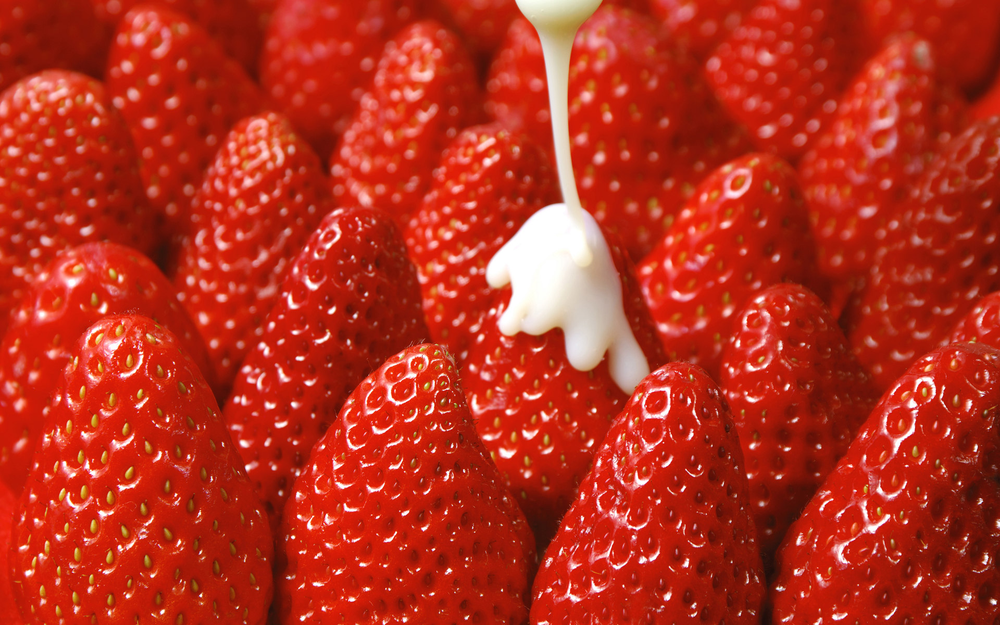
#> input picture input/image2.png, 1000 x 625 px, shrunk from 1920 x 1200 before the run
$ python pca_for_images.py 5
#> lines starting #> are read from the running program, lines starting #| are printed output that depends on the picture
import sys
from sklearn.decomposition import RandomizedPCA
import matplotlib.image as mpimg
import numpy as np
import matplotlib.pyplot as plt

filename = ['image2.png','image3.png','image5.png']

for i in range(0,3):
    img = mpimg.imread('input/' + filename[i])
#> img is the input picture: shape (625, 1000, 4) float32; mean R, G, B, A 0.718, 0.188, 0.116, 1
    print(img.shape)
#| (625, 1000, 4)
    plt.axis('off')
    plt.imshow(img)

    img_r = np.reshape(img, (img.shape[0], img.shape[1] * img.shape[2]))
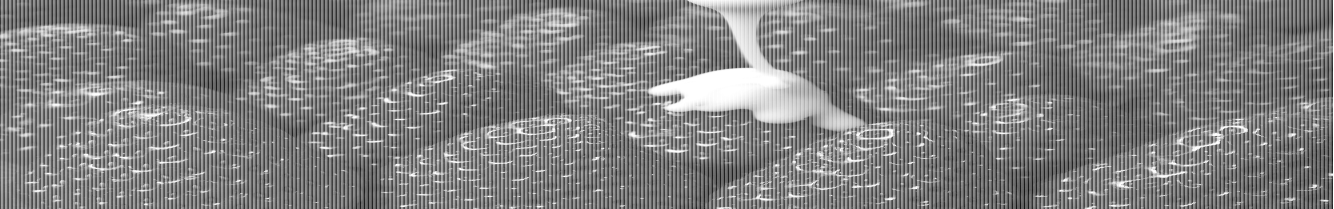
#> img_r: shape (625, 4000) float32 (shown at 1/3 size); min 0, max 1, mean 0.505
    print(img_r.shape)
#| (625, 4000)

#> (the run stopped early here; a loop or call above may not have finished)
